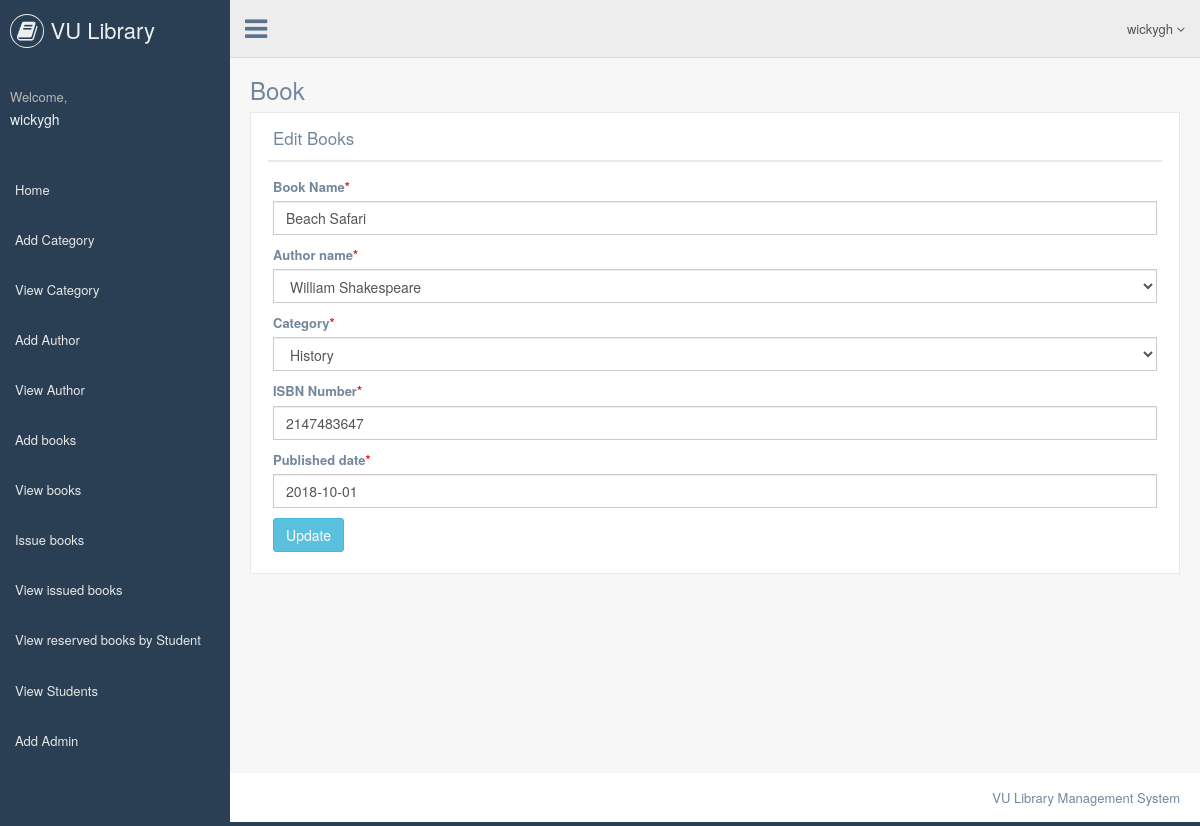
The page /admin/editbook.php?bookid=30 (signed in) on the database its author committed.
### tables this page shows
CREATE TABLE `book` (
  `bookid` int(11) NOT NULL,
  `bookname` varchar(150) NOT NULL,
  `authid` varchar(40) NOT NULL,
  `catid` int(11) NOT NULL,
  `isbn` int(100) NOT NULL,
  `bookpublish` varchar(40) NOT NULL,
  `bookadd` datetime NOT NULL,
  `status` int(11) NOT NULL,
  `rstatus` int(11) NOT NULL
);

CREATE TABLE `author` (
  `authorid` int(11) NOT NULL,
  `authorname` varchar(40) NOT NULL,
  `authordate` date NOT NULL
);

CREATE TABLE `category` (
  `categoryid` int(11) NOT NULL,
  `categoryname` varchar(40) NOT NULL,
  `categorydate` datetime NOT NULL
);

### admin/editbook.php (the view, shortened to what this page needs)
    <?php
include("include/header.php");
include("include/connect.php");
?>
        <div class="right_col" role="main">
            <div class="">
                <div class="page-title">
                    <div class="title_left">
                        <h3>Book</h3>
                    </div>
                </div>
                <div class="clearfix"></div>
                <div class="row" style="min-height:500px">
                    <div class="col-md-12 col-sm-12 col-xs-12">
                        <div class="x_panel">
                            <div class="x_title">
                                <h2>Edit Books</h2>
                                <div class="clearfix"></div>
                            </div>
                            <div class="x_content">
                                <form role="form" method="post">
                                    <?php
                                    $bookid=$_GET['bookid'];
                                    $sql = "SELECT book.bookname,category.categoryname,category.categoryid,author.authorname,author.authorid,book.isbn,book.bookpublish,book.bookadd,book.bookid as bookid from  book join author on author.authorid=book.authid join category on category.categoryid=book.catid where bookid='$bookid'";
                                    $query = $dbh -> prepare($sql);
                                    $query->bindParam(':bookid',$bookid,PDO::PARAM_STR);
                                    $query->execute();
                                    $results=$query->fetchAll(PDO::FETCH_OBJ);
                                    if($query->rowCount() > 0)
                                    {
                                    foreach($results as $result)
                                    {               ?>
                                    <div class="form-group">
                                    <label>Book Name<span style="color:red;">*</span></label>
                                    <input class="form-control" type="text" name="bookname" value="<?php echo htmlentities($result->bookname);?>" required />
                                    </div>
                                     <div class="form-group">
                                    <label> Author name<span style="color:red;">*</span></label>
                                    <select class="form-control" name="author" required="required">
                                    <option value="<?php echo htmlentities($result->authorid);?>"> <?php echo htmlentities($authorname=$result->authorname);?></option>
                                    </select>
                                    </div>
                                    <div class="form-group">
                                    <label> Category<span style="color:red;">*</span></label>
                                    <select class="form-control" name="category" required="required">
                                    <option value="<?php echo htmlentities($result->categoryid);?>"> <?php echo htmlentities($categoryname=$result->categoryname);?></option>
                                    </select>
                                    </div>
                                    <div class="form-group">
                                    <label>ISBN Number<span style="color:red;">*</span></label>
                                    <input class="form-control" type="text" name="isbn" value="<?php echo htmlentities($result->isbn);?>"  required="required" />
                                    </div>
                                     <div class="form-group">
                                     <label>Published date<span style="color:red;">*</span></label>
                                     <input class="form-control" type="text" name="published" value="<?php echo htmlentities($result->bookpublish);?>"   required="required" />
                                     </div>
                                     <?php }} ?>
                                    <button type="submit" name="update" class="btn btn-info">Update </button>
                                    </form>
                            </div>
                        </div>
                    </div>
                </div>
            </div>
        </div>
<?php
include("include/footer.php");
?>

### rows shown on the page
book: bookname "Beach Safari", author "William Shakespeare", category "History", isbn "2147483647", published "2018-10-01"

### other values the page prints
$name "wickygh"
